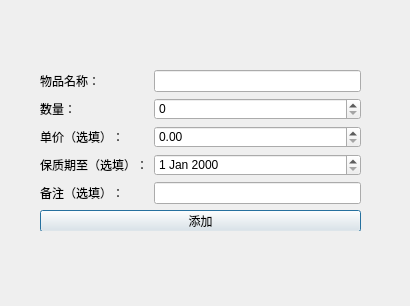
<?xml version="1.0" encoding="UTF-8"?>
<ui version="4.0">
 <class>AdditemsDlg</class>
 <widget class="QDialog" name="AdditemsDlg">
  <property name="geometry">
   <rect>
    <x>0</x>
    <y>0</y>
    <width>410</width>
    <height>306</height>
   </rect>
  </property>
  <property name="windowTitle">
   <string>Dialog</string>
  </property>
  <widget class="QWidget" name="gridLayoutWidget">
   <property name="geometry">
    <rect>
     <x>40</x>
     <y>70</y>
     <width>321</width>
     <height>161</height>
    </rect>
   </property>
   <layout class="QGridLayout" name="gridLayout">
    <item row="7" column="0" colspan="2">
     <widget class="QPushButton" name="pushButton">
      <property name="text">
       <string>添加</string>
      </property>
     </widget>
    </item>
    <item row="0" column="1">
     <widget class="QLineEdit" name="lineofname"/>
    </item>
    <item row="1" column="0">
     <widget class="QLabel" name="label_2">
      <property name="text">
       <string>数量：</string>
      </property>
     </widget>
    </item>
    <item row="2" column="0">
     <widget class="QLabel" name="label_3">
      <property name="text">
       <string>单价（选填）：</string>
      </property>
     </widget>
    </item>
    <item row="3" column="0">
     <widget class="QLabel" name="label_4">
      <property name="text">
       <string>保质期至（选填）：</string>
      </property>
     </widget>
    </item>
    <item row="0" column="0">
     <widget class="QLabel" name="label">
      <property name="text">
       <string>物品名称：</string>
      </property>
     </widget>
    </item>
    <item row="4" column="1">
     <widget class="QLineEdit" name="lineoftip"/>
    </item>
    <item row="4" column="0">
     <widget class="QLabel" name="label_5">
      <property name="text">
       <string>备注（选填）：</string>
      </property>
     </widget>
    </item>
    <item row="1" column="1">
     <widget class="QSpinBox" name="spinBoxnumber"/>
    </item>
    <item row="3" column="1">
     <widget class="QDateEdit" name="dateEdit"/>
    </item>
    <item row="2" column="1">
     <widget class="QDoubleSpinBox" name="doubleSpinBoxprice"/>
    </item>
   </layout>
  </widget>
 </widget>
 <resources/>
 <connections>
  <connection>
   <sender>pushButton</sender>
   <signal>clicked()</signal>
   <receiver>AdditemsDlg</receiver>
   <slot>accept()</slot>
   <hints>
    <hint type="sourcelabel">
     <x>236</x>
     <y>222</y>
    </hint>
    <hint type="destinationlabel">
     <x>403</x>
     <y>54</y>
    </hint>
   </hints>
  </connection>
 </connections>
</ui>
